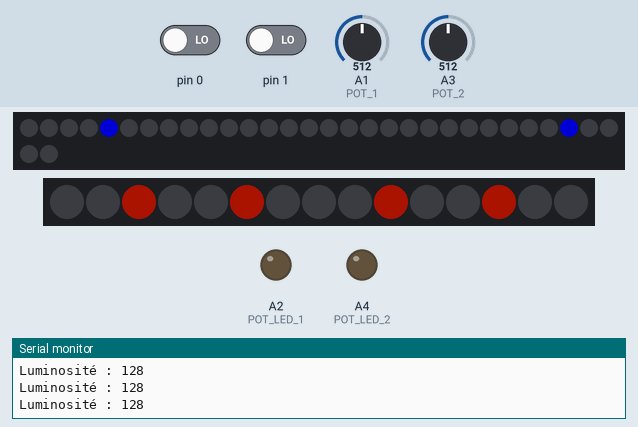
Simulated run of this program. Board: Arduino Leonardo, built with avr-gcc and run on an emulated ATmega32U4. Parts: 32 RGB LEDs in strip order, left to right, continuing on the next row, 15 RGB LEDs in strip order, left to right, output pins drawn as LEDs (lit = HIGH), the last lines printed to the serial monitor. The test bench sets the inputs (shaded band); at power-on: pin 1 LOW, pin 0 LOW, A1 (POT_1) = 512, A3 (POT_2) = 512. Dim RGB values are drawn brighter than linear.

Above: at 1.8 s.
1.9 s: pin 1 driven HIGH
At 1.97 s:
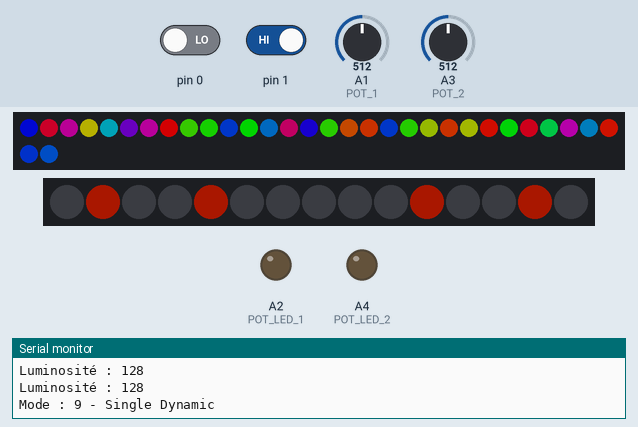
3.6 s: pin 0 driven HIGH
At 3.87 s:
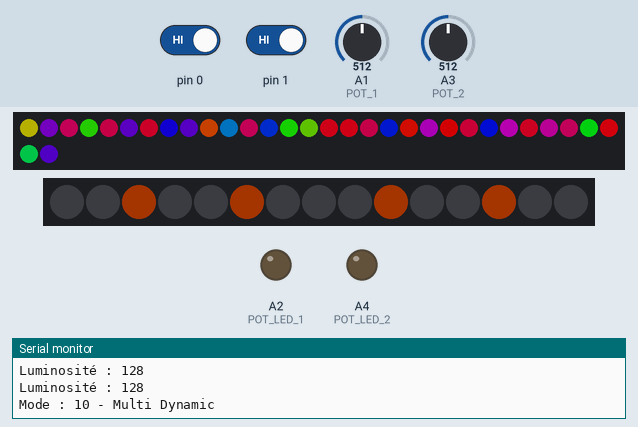
5.6 s: A1 (POT_1) set to 255
8.7 s: A1 (POT_1) set to 234
10.7 s: A3 (POT_2) set to 122
At 11.21 s:
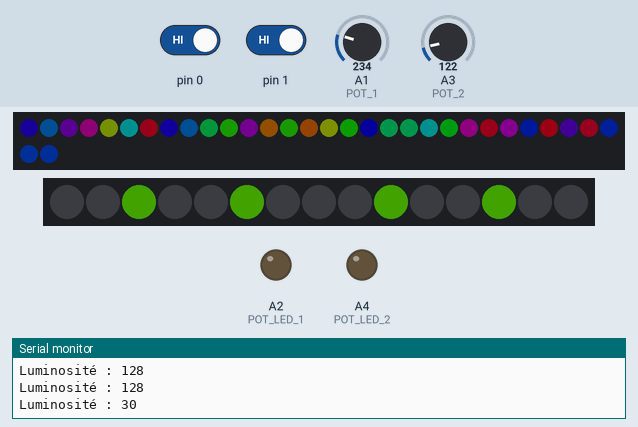
12.6 s: pin 1 driven LOW
At 12.92 s:
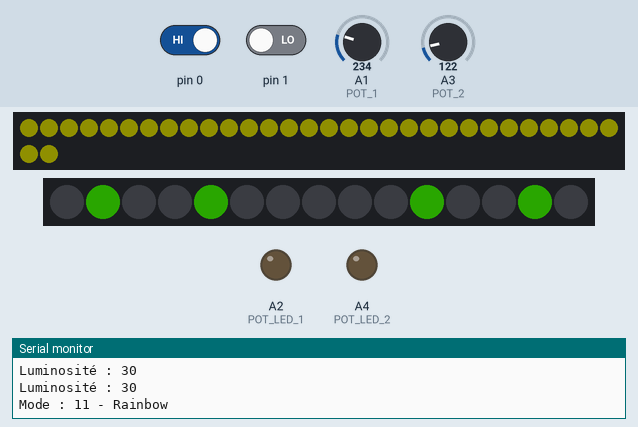

The program:

main.cpp
```cpp
//-----------------------------------------------------------------------------
//------ Stéphane Lepoutère ------------------------------------- 2022 --------
//-----------------------------------------------------------------------------
//------------------ Eclairage théatre légo -----------------------------------
//-----------------------------------------------------------------------------

#include <Arduino.h>

#include <Encoder.h>
#include <WS2812FX.h>

// Which pin on the Arduino is connected to the NeoPixels?
#define LED_PIN2 4
#define LED_PIN 3

// How many NeoPixels are attached to the Arduino?
#define LED_COUNT2 32
#define LED_COUNT 15

// Potentiomètres et leur led
#define POT_1 A1
#define POT_2 A3
#define POT_LED_1 A2
#define POT_LED_2 A4

unsigned long led_interval = 5000;
WS2812FX leds_chapeau = WS2812FX(LED_COUNT, LED_PIN, NEO_GRBW + NEO_KHZ800);
WS2812FX leds_theatre = WS2812FX(LED_COUNT2, LED_PIN2, NEO_GRBW + NEO_KHZ800);
//   NEO_KHZ800  800 KHz bitstream (most NeoPixel products w/WS2812 LEDs)
//   NEO_KHZ400  400 KHz (classic 'v1' (not v2) FLORA pixels, WS2811 drivers)
//   NEO_GRB     Pixels are wired for GRB bitstream (most NeoPixel products)
//   NEO_RGB     Pixels are wired for RGB bitstream (v1 FLORA pixels, not v2)
//   NEO_RGBW    Pixels are wired for RGBW bitstream (NeoPixel RGBW products)

encoder monEncodeur(0, 1);

// setup() function -- runs once at startup --------------------------------
void setup()
{
    Serial.begin(115200);

    // attend que le port série soit connecté ou 2 secondes (module autonome)
    while ((!Serial) && (millis() < 2000));

    // Initialise le module led en arc
    leds_theatre.init();        // première étape
    leds_theatre.setBrightness(50);
    leds_theatre.setSpeed(5000);
    leds_theatre.setSegment();
    leds_theatre.setColor(0x0000FF);
    leds_theatre.setMode(FX_MODE_DUAL_SCAN);
    leds_theatre.start();

    // Initialise le module led en arc
    leds_chapeau.init();        // première étape
    // leds_chapeau.setBrightness(50);
    // leds_chapeau.setSpeed(5000);
    // leds_chapeau.setSegment();
    // leds_chapeau.setColor(0x0000FF);
    // leds_chapeau.setMode(FX_MODE_THEATER_CHASE_RAINBOW);

    leds_chapeau.setSegment(0, 0, 6, FX_MODE_THEATER_CHASE_RAINBOW, RED, 3000, NO_OPTIONS);
    leds_chapeau.setSegment(1, 8, 14, FX_MODE_THEATER_CHASE_RAINBOW, RED, 3000, REVERSE);

    leds_chapeau.start();

    // Initialise les entrées des potentiomètres et leur led
    pinMode(POT_1, INPUT);
    pinMode(POT_2, INPUT);
    pinMode(POT_LED_1, OUTPUT);
    pinMode(POT_LED_2, OUTPUT);
}

// loop() function -- runs repeatedly as long as board is on ---------------
void loop()
{
    // Fréquence de lecture des potentiomètres
#define TIMER_ADC 500

    static unsigned long last_adc = 0;      // Dernière lecture des potentiomètre
    static uint8_t pos_encoder = 10;        // Position de l'encodeur

    unsigned long now;           // Lecture du temps dans la boucle

    now = millis();         // Lecture du temps dans cette boucle

    leds_theatre.service();         // Service des leds du tour
    leds_chapeau.service();         // Service des leds du dessus

    // Relève la présence de décalage sur l'encodeur rotatif
    int8_t decalage = monEncodeur.lecture();

    // Test le décalage
    if (decalage)
    {
        pos_encoder += decalage;    // Modifie la position
        if (pos_encoder >= leds_theatre.getModeCount()) // test si dans la liste des modes
        {
            // Si en dehors, repart à 0
            pos_encoder = 0;
        }
        // Change le mode
        leds_theatre.setMode(pos_encoder);

        // Log sur la sortie série
        Serial.print("Mode : ");
        Serial.print(leds_theatre.getMode());
        Serial.print(" - ");
        Serial.println(leds_theatre.getModeName(leds_theatre.getMode()));
    }

    // Test si fréquence de lecture de l'adc écoulée
    if (now - last_adc > TIMER_ADC)
    {
        // Oui, sauve la nouvelle heure
        last_adc = now;

        // Lit le potentiomètre pour la vitesse
        uint16_t val_adc = analogRead(POT_1);
        // Calcul pour positionner entre 10 (rapide) et 4106 (lent)
        val_adc = ((val_adc) << 2) + 10;
        // Fixe la nouvelle vitesse
        leds_theatre.setSpeed(val_adc);

        // Lit le potentiomètre de luminosité
        val_adc = analogRead(POT_2);
        // Calcul pour le positionner entre 0 et 255
        val_adc = (uint8_t)(0x00FF & (val_adc >> 2));
        // Fixe la nouvelle luminosité
        leds_theatre.setBrightness(val_adc);
        Serial.print("Luminosité : ");
        Serial.println(val_adc);
    }
}

//-------------------------- That's all, Folks ! ------------------------------
```

Measured:
- after the input at 1.9 s, the LEDs: change at once (image 1)
- after the input at 3.6 s, the LEDs: first change at once (image 2 shows a later state)
- after the input at 10.7 s, the LEDs: first differ from a run without the input after 0.32 s (image 3 shows a later state)
- after the input at 12.6 s, the LEDs: change after 0.18 s (image 4)
